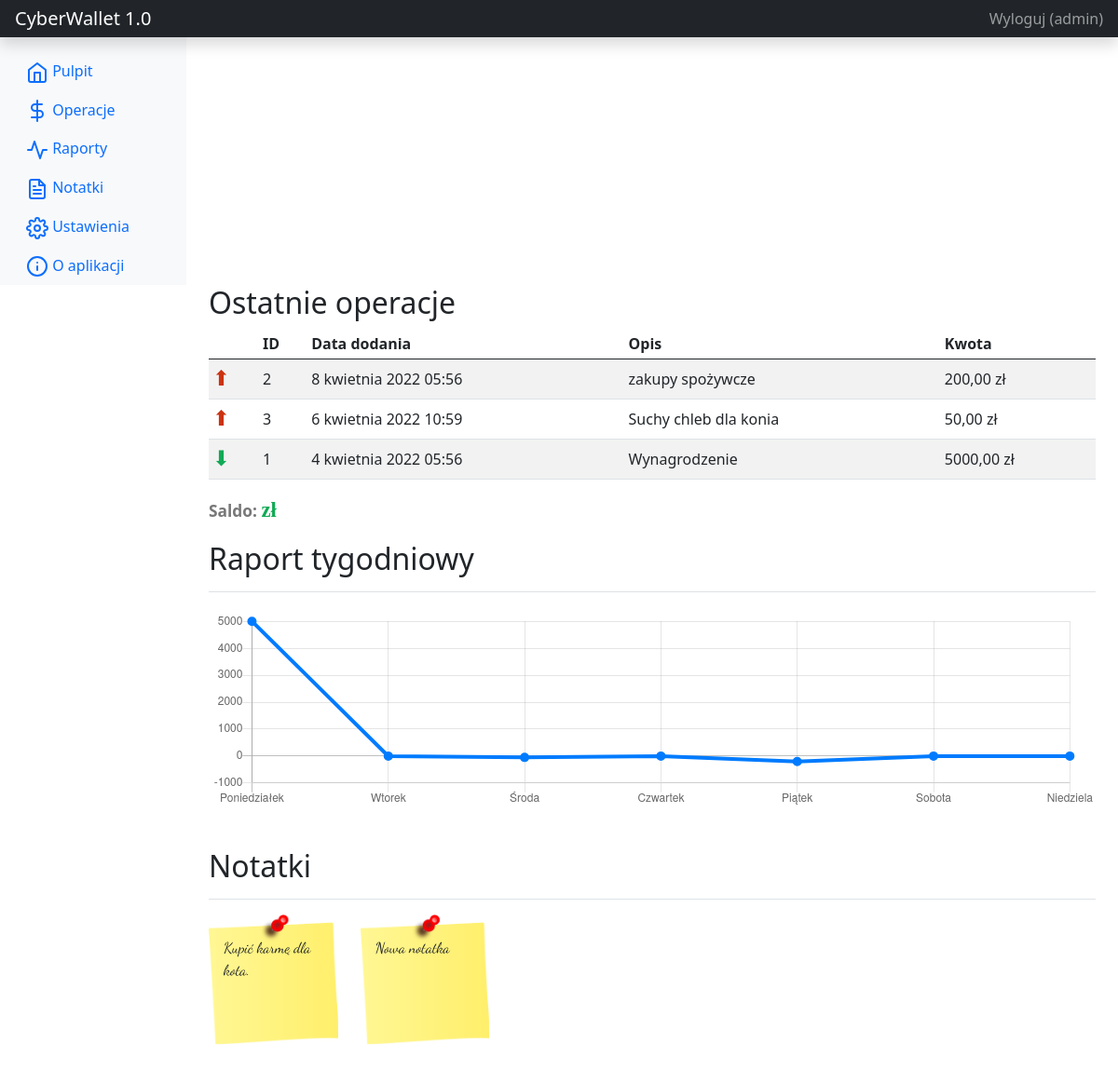
The app's page / (signed in) with its own data.
### cyber_wallet_application/models.py (models this page shows)
class Operation(models.Model):
    user = models.ForeignKey(User, on_delete=models.CASCADE)
    execution_moment = models.DateTimeField()
    accounting_moment = models.DateTimeField()
    description = models.CharField(max_length=500)
    amount = models.DecimalField(max_digits=15, decimal_places=2)
    def is_income(self):
        return self.amount > 0

class Note(models.Model):
    user = models.ForeignKey(User, on_delete=models.CASCADE)
    from_moment = models.DateTimeField()
    to_moment = models.DateTimeField()
    text = models.CharField(max_length=5000)

### cyber_wallet_application/views.py (the view)
# urls.py: path("", views.index),
@login_required(login_url=LOGIN_URL)
@require_http_methods(["GET"])
def index(request):
    operations = (Operation.objects
                      .filter(user=request.user)
                      .order_by("-execution_moment")[:10])
    notes = Note.objects.filter(user=request.user)
    today = datetime.date.today()
    week_begin = today - datetime.timedelta(today.weekday())
    week_end = week_begin + datetime.timedelta(7)
    weekly_operations = (Operation.objects
                         .filter(user=request.user)
                         .filter(execution_moment__range=[week_begin, week_end]))
    weekly_report = [0, 0, 0, 0, 0, 0, 0]
    for operation in weekly_operations:
        weekly_report[operation.execution_moment.date().weekday()] += operation.amount
    return render(request, "index.htm", {
        "operations": operations,
        "weekly_report": weekly_report,
        "notes": notes
    })

### cyber_wallet_application/templates/index.htm (shortened to what this page needs)
{% include "header.htm" %}
{% load mathfilters %}
<main class="col-md-9 ms-sm-auto col-lg-10 px-md-4">
    <h2>Ostatnie operacje</h2>
    <div class="table-responsive">
        <table class="table table-striped table-sm">
            <thead>
            <tr>
                <th></th>
                <th scope="col">ID</th>
                <th scope="col">Data dodania</th>
                <th scope="col">Opis</th>
                <th scope="col">Kwota</th>
            </tr>
            </thead>
            <tbody>
            {% for operation in operations %}
            <tr>
                <td>
                    {% if operation.is_income %}
                    <span class="income">⬇</span>
                    {% else %}
                    <span class="outcome">⬆</span>
                    {% endif %}
                </td>
                <td>{{ operation.id }}</td>
                <td>{{ operation.execution_moment }}</td>
                <td>{{ operation.description }}</td>
                <td>{{ operation.amount|abs }} zł</td>
            </tr>
            {% empty %}
            <tr>
                <td colspan="5">Brak danych</td>
            </tr>
            {% endfor %}
            </tbody>
        </table>
        <div style="font-weight: bold; font-size: 13pt; color: #777">
            Saldo:
            {% if balance < 0 %}
            <span class="outcome">{{ balance|stringformat:".2f" }} zł</span>
            {% else %}
            <span class="income">{{ balance|stringformat:".2f" }} zł</span>
            {% endif %}
        </div>
    </div>
    <div class="d-flex justify-content-between flex-wrap flex-md-nowrap align-items-center pt-3 pb-2 mb-3 border-bottom">
        <h2 class="h2">Raport tygodniowy</h2>
    </div>
    <canvas class="my-4 w-100" id="myChart" width="900" height="200"></canvas>
    <div class="d-flex justify-content-between flex-wrap flex-md-nowrap align-items-center pt-3 pb-2 mb-3 border-bottom">
        <h2 class="h2">Notatki</h2>
    </div>
    {% load static %}
    {% for note in notes %}
    {% if forloop.counter0|divisibleby:6 %}
    <div class="row">{% endif %}
        <div class="col-md-2">
            <img class="img-fluid" src="{% static 'note.png' %}"/>
            <div class="centered">{{ note.text }}</div>
        </div>
    {% empty %}
    <p>Brak notatek.</p>
    {% endfor %}
</main>
<script>
    (function () {
  'use strict'
  var ctx = document.getElementById('myChart')
  var myChart = new Chart(ctx, {
    type: 'line',
    data: {
      labels: [
        'Poniedziałek',
        'Wtorek',
        'Środa',
        'Czwartek',
        'Piątek',
        'Sobota',
        'Niedziela'
      ],
      datasets: [{
        data: [
          {% for amount in weekly_report %}
            {{ amount|stringformat:".2f" }},
          {% endfor %}
        ],
        lineTension: 0,
        backgroundColor: 'transparent',
        borderColor: '#007bff',
        borderWidth: 4,
        pointBackgroundColor: '#007bff'
      }]
    },
    options: {
      scales: {
        yAxes: [{
          ticks: {
            beginAtZero: false
          }
        }]
      },
      legend: {
        display: false
      }
    }
  })
})()
</script>
{% include "footer.htm" %}

### cyber_wallet_application/templates/header.htm (shortened to what this page needs)
<!doctype html>
<html lang="pl">
<head>
    <link href="https://getbootstrap.com/docs/5.0/dist/css/bootstrap.min.css" rel="stylesheet"
>
    <link rel="stylesheet" href="https://netdna.bootstrapcdn.com/font-awesome/4.7.0/css/font-awesome.css">
    <link href="https://getbootstrap.com/docs/5.0/examples/dashboard/dashboard.css" rel="stylesheet">
            {% load static %}
</head>
<body>
<header class="navbar navbar-dark sticky-top bg-dark flex-md-nowrap p-0 shadow">
    <a class="navbar-brand col-md-3 col-lg-2 me-0 px-3" href="/">CyberWallet 1.0</a>
    <div class="navbar-nav">
        <div class="nav-item text-nowrap">
            {% if user.is_authenticated %}
            <a class="nav-link px-3" href="/accounts/logout">Wyloguj ({{ user.get_username }})</a>
            {% else %}
            <a class="nav-link px-3" href="/accounts/login">Logowanie</a>
            {% endif %}
        </div>
    </div>
</header>
{% if user.is_authenticated %}
<div class="container-fluid">
    <div class="row">
        <nav id="sidebarMenu" class="col-md-3 col-lg-2 d-md-block bg-light sidebar collapse">
            <div class="position-sticky pt-3">
                <ul class="nav flex-column">
                    <li class="nav-item">
                        <a class="nav-link {% if request.path == '/' %}active{% endif %}" href="/">
                            <span data-feather="home"></span>
                            Pulpit
                        </a>
                    </li>
                    <li class="nav-item">
                        <a class="nav-link {% if request.path == '/read_operations/' %}active{% endif %}" href="/read_operations">
                            <span data-feather="dollar-sign"></span>
                            Operacje
                        </a>
                    </li>
                    <li class="nav-item">
                        <a class="nav-link {% if request.path == '/read_reports/' %}active{% endif %}" href="/read_reports">
                            <span data-feather="activity"></span>
                            Raporty
                        </a>
                    </li>
                    <li class="nav-item">
                        <a class="nav-link {% if request.path == '/read_notes/' %}active{% endif %}" href="/read_notes">
                            <span data-feather="file-text"></span>
                            Notatki
                        </a>
                    </li>
                    <li class="nav-item">
                        <a class="nav-link {% if request.path == '/settings/' %}active{% endif %}" href="/settings">
                            <span data-feather="settings"></span>
                            Ustawienia
                        </a>
                    </li>
                    <li class="nav-item">
                        <a class="nav-link {% if request.path == '/info/' %}active{% endif %}" href="/info">
                            <span data-feather="info"></span>
                            O aplikacji
                        </a>
                    </li>
                </ul>
            </div>
        </nav>
    </div>
</div>
{% endif %}

### cyber_wallet_application/templates/footer.htm (shortened to what this page needs)
</body>
</html>

### records on screen
Operation: id "2", execution_moment "8 kwietnia 2022 05:56", description "zakupy spożywcze", amount|abs "200,00"
Operation: id "3", execution_moment "6 kwietnia 2022 10:59", description "Suchy chleb dla konia", amount|abs "50,00"
Operation: id "1", execution_moment "4 kwietnia 2022 05:56", description "Wynagrodzenie", amount|abs "5000,00"
Note: text "Kupić karmę dla kota."
Note: text "Nowa notatka"

### other values on screen
{{ user.get_username }} "admin"
chart data {{ amount|stringformat:".2f" }} 5000.00, 0.00, -50.00, 0.00, -200.00, 0.00, 0.00
